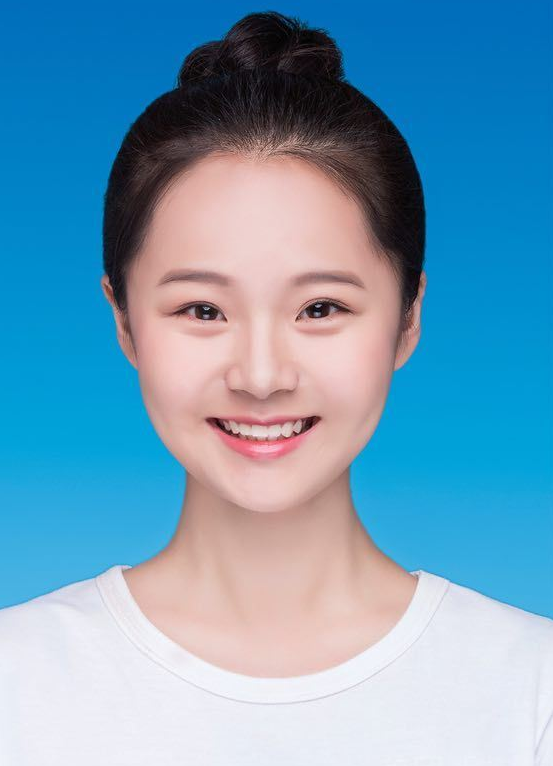
#> input picture img.png, 553 x 766 px
$ python '证件照底色变换.py'
#> lines starting #> are read from the running program, lines starting #| are printed output that depends on the picture; after the words box and inside, x2 and y2 are one past the last pixel; in counts of white or black regions, pixels touching at a corner belong together
import numpy as np
import cv2 as cv

# 读取图片并缩放
origin_img=cv.imread('img.png')
#> origin_img is the input picture: shape (766, 553, 3); mean B, G, R 185.3, 157.5, 111.8
origin_img=cv.resize(origin_img,None,fx=1,fy=1)
rows,cols,channels=origin_img.shape
#> rows = 766; cols = 553; channels = 3

# 产生HSV图像用于二值化
HSV_img=cv.cvtColor(origin_img,cv.COLOR_BGR2HSV)
#> HSV_img: shape (766, 553, 3); mean H, S, V 80.3, 132.6, 199.3

# 产生全0图像用于存放改变底色后的图像
img=np.zeros_like(origin_img)

# 定义滚动条的回调函数，此程序无需回调，所以Pass即可
def callback(x):
    pass

# 创建窗口
cv.namedWindow('window')
# 定义6个滚动条
lst1=['H low','S low','V low']
lst2=['H high','S high','V high']
for name in lst1+lst2:
    cv.createTrackbar(name, 'window', 0, 255, callback)

# 初始化参数
hsv_low=np.array([0,0,0])
hsv_high=np.array([0,0,0])
# 不断改变参数，显示改变后的图像
while True:
    for i in range(3):
        # 得到滑动条返回值，将其赋值给对应的参数
        hsv_low[i]=cv.getTrackbarPos(lst1[i],'window')
        hsv_high[i]=cv.getTrackbarPos(lst2[i],'window')

    # 二值化
    mask=cv.inRange(HSV_img, hsv_low, hsv_high)
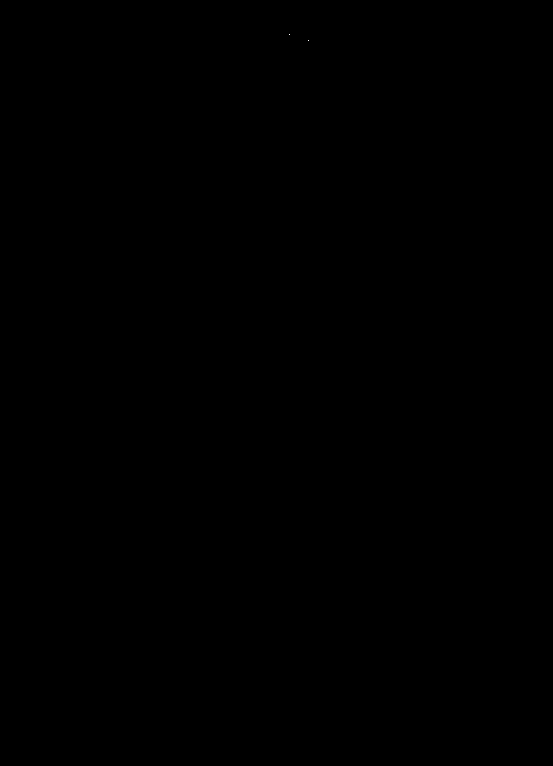
#> mask: shape (766, 553); 0% white in thin lines or dots, all inside (x1, y1, x2, y2) = (289, 34, 309, 41)
    cv.imshow('mask',mask)
    img=origin_img.copy()

    # 改变底色,(0,0,255)为红色
    img[mask==255]=(0,0,255)
#> img: shape (766, 553, 3); under 0.01% of pixels changed, all inside (x1, y1, x2, y2) = (289, 34, 309, 41)
    cv.imshow('img_changed',img)

    # 按ESC退出
    if cv.waitKey(1)==27:
#> (key Esc is pressed here)
        break
cv.destroyAllWindows()
